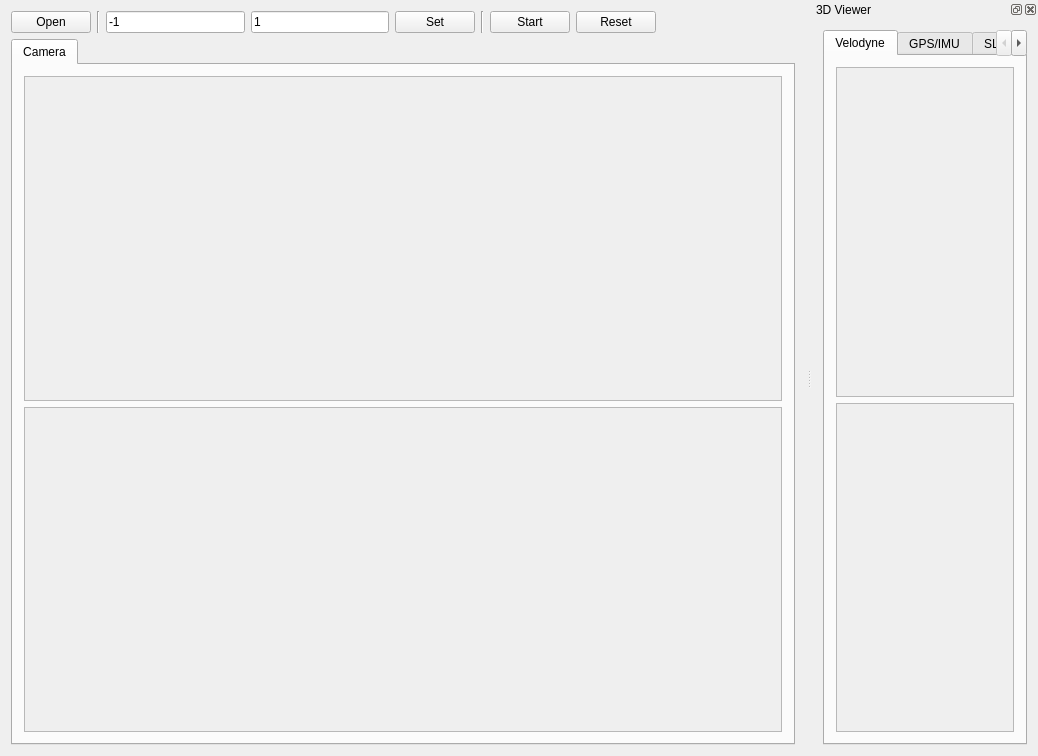
<?xml version="1.0" encoding="UTF-8"?>
<ui version="4.0">
 <class>KITTI_Dataset_ViewerClass</class>
 <widget class="QMainWindow" name="KITTI_Dataset_ViewerClass">
  <property name="geometry">
   <rect>
    <x>0</x>
    <y>0</y>
    <width>1038</width>
    <height>756</height>
   </rect>
  </property>
  <property name="windowTitle">
   <string>KITTI_Dataset_Viewer</string>
  </property>
  <widget class="QWidget" name="centralWidget">
   <layout class="QVBoxLayout" name="verticalLayout">
    <item>
     <layout class="QHBoxLayout" name="horizontalLayout_3">
      <item>
       <widget class="QPushButton" name="open">
        <property name="text">
         <string>Open</string>
        </property>
       </widget>
      </item>
      <item>
       <widget class="Line" name="line">
        <property name="orientation">
         <enum>Qt::Vertical</enum>
        </property>
       </widget>
      </item>
      <item>
       <widget class="QLineEdit" name="starttime">
        <property name="toolTip">
         <string>Start Time (ms)</string>
        </property>
        <property name="text">
         <string>-1</string>
        </property>
       </widget>
      </item>
      <item>
       <widget class="QLineEdit" name="simrate">
        <property name="toolTip">
         <string>Sim Rate</string>
        </property>
        <property name="text">
         <string>1</string>
        </property>
       </widget>
      </item>
      <item>
       <widget class="QPushButton" name="set">
        <property name="text">
         <string>Set</string>
        </property>
       </widget>
      </item>
      <item>
       <widget class="Line" name="line_3">
        <property name="orientation">
         <enum>Qt::Vertical</enum>
        </property>
       </widget>
      </item>
      <item>
       <widget class="QPushButton" name="start">
        <property name="text">
         <string>Start</string>
        </property>
       </widget>
      </item>
      <item>
       <widget class="QPushButton" name="reset">
        <property name="text">
         <string>Reset</string>
        </property>
       </widget>
      </item>
      <item>
       <spacer name="horizontalSpacer_2">
        <property name="orientation">
         <enum>Qt::Horizontal</enum>
        </property>
        <property name="sizeHint" stdset="0">
         <size>
          <width>40</width>
          <height>20</height>
         </size>
        </property>
       </spacer>
      </item>
     </layout>
    </item>
    <item>
     <widget class="QTabWidget" name="tabWidget">
      <widget class="QWidget" name="cameratab">
       <attribute name="title">
        <string>Camera</string>
       </attribute>
       <layout class="QVBoxLayout" name="verticalLayout_4">
        <item>
         <widget class="QScrollArea" name="camera">
          <property name="widgetResizable">
           <bool>true</bool>
          </property>
          <widget class="QWidget" name="scrollAreaWidgetContents_3">
           <property name="geometry">
            <rect>
             <x>0</x>
             <y>0</y>
             <width>542</width>
             <height>318</height>
            </rect>
           </property>
          </widget>
         </widget>
        </item>
        <item>
         <widget class="QScrollArea" name="camera_velodyne">
          <property name="widgetResizable">
           <bool>true</bool>
          </property>
          <widget class="QWidget" name="scrollAreaWidgetContents_4">
           <property name="geometry">
            <rect>
             <x>0</x>
             <y>0</y>
             <width>542</width>
             <height>317</height>
            </rect>
           </property>
          </widget>
         </widget>
        </item>
       </layout>
      </widget>
     </widget>
    </item>
   </layout>
  </widget>
  <widget class="QDockWidget" name="velodynecameraviewer">
   <property name="sizePolicy">
    <sizepolicy hsizetype="Expanding" vsizetype="Expanding">
     <horstretch>0</horstretch>
     <verstretch>1</verstretch>
    </sizepolicy>
   </property>
   <property name="floating">
    <bool>false</bool>
   </property>
   <property name="windowTitle">
    <string>3D Viewer</string>
   </property>
   <attribute name="dockWidgetArea">
    <number>2</number>
   </attribute>
   <widget class="QWidget" name="dockWidgetContents_3">
    <layout class="QVBoxLayout" name="verticalLayout_2">
     <item>
      <widget class="QTabWidget" name="viewer">
       <property name="currentIndex">
        <number>0</number>
       </property>
       <widget class="QWidget" name="velodynetab">
        <attribute name="title">
         <string>Velodyne</string>
        </attribute>
        <layout class="QVBoxLayout" name="verticalLayout_3">
         <item>
          <widget class="QScrollArea" name="velodyne">
           <property name="widgetResizable">
            <bool>true</bool>
           </property>
           <widget class="QWidget" name="scrollAreaWidgetContents">
            <property name="geometry">
             <rect>
              <x>0</x>
              <y>0</y>
              <width>387</width>
              <height>323</height>
             </rect>
            </property>
           </widget>
          </widget>
         </item>
         <item>
          <widget class="QScrollArea" name="velodyne_camera">
           <property name="widgetResizable">
            <bool>true</bool>
           </property>
           <widget class="QWidget" name="scrollAreaWidgetContents_2">
            <property name="geometry">
             <rect>
              <x>0</x>
              <y>0</y>
              <width>387</width>
              <height>323</height>
             </rect>
            </property>
           </widget>
          </widget>
         </item>
        </layout>
       </widget>
       <widget class="QWidget" name="localizationtab">
        <attribute name="title">
         <string>GPS/IMU</string>
        </attribute>
        <layout class="QVBoxLayout" name="verticalLayout_5">
         <item>
          <widget class="QScrollArea" name="gpsimu">
           <property name="widgetResizable">
            <bool>true</bool>
           </property>
           <widget class="QWidget" name="scrollAreaWidgetContents_5">
            <property name="geometry">
             <rect>
              <x>0</x>
              <y>0</y>
              <width>387</width>
              <height>323</height>
             </rect>
            </property>
           </widget>
          </widget>
         </item>
         <item>
          <widget class="QScrollArea" name="velodynecameragpsimu">
           <property name="widgetResizable">
            <bool>true</bool>
           </property>
           <widget class="QWidget" name="scrollAreaWidgetContents_6">
            <property name="geometry">
             <rect>
              <x>0</x>
              <y>0</y>
              <width>387</width>
              <height>323</height>
             </rect>
            </property>
           </widget>
          </widget>
         </item>
        </layout>
       </widget>
       <widget class="QWidget" name="tab">
        <attribute name="title">
         <string>SLAM</string>
        </attribute>
        <layout class="QVBoxLayout" name="verticalLayout_6">
         <item>
          <widget class="QScrollArea" name="slam">
           <property name="widgetResizable">
            <bool>true</bool>
           </property>
           <widget class="QWidget" name="scrollAreaWidgetContents_7">
            <property name="geometry">
             <rect>
              <x>0</x>
              <y>0</y>
              <width>387</width>
              <height>323</height>
             </rect>
            </property>
           </widget>
          </widget>
         </item>
         <item>
          <widget class="QScrollArea" name="velodynecameraslam">
           <property name="widgetResizable">
            <bool>true</bool>
           </property>
           <widget class="QWidget" name="scrollAreaWidgetContents_8">
            <property name="geometry">
             <rect>
              <x>0</x>
              <y>0</y>
              <width>387</width>
              <height>323</height>
             </rect>
            </property>
           </widget>
          </widget>
         </item>
        </layout>
       </widget>
      </widget>
     </item>
    </layout>
   </widget>
  </widget>
 </widget>
 <layoutdefault spacing="6" margin="11"/>
 <resources>
  <include location="kitti_dataset_viewer.qrc"/>
 </resources>
 <connections/>
</ui>
